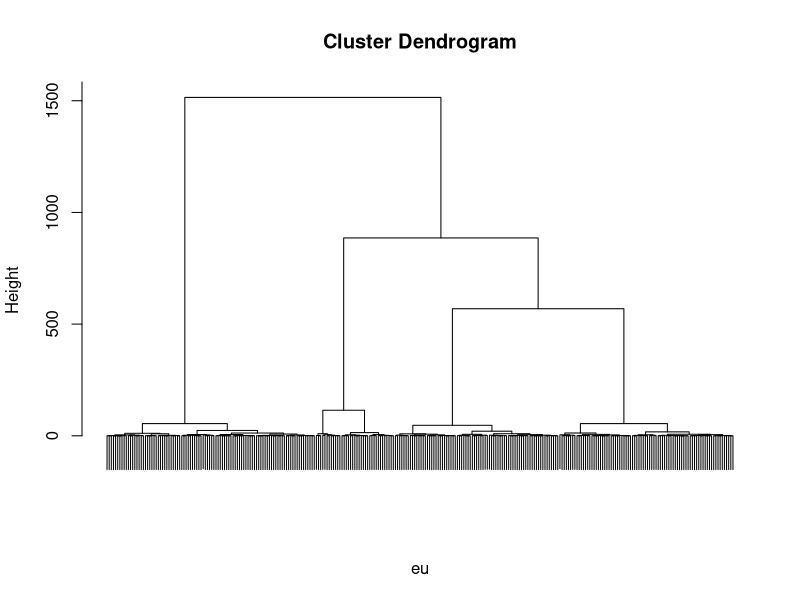
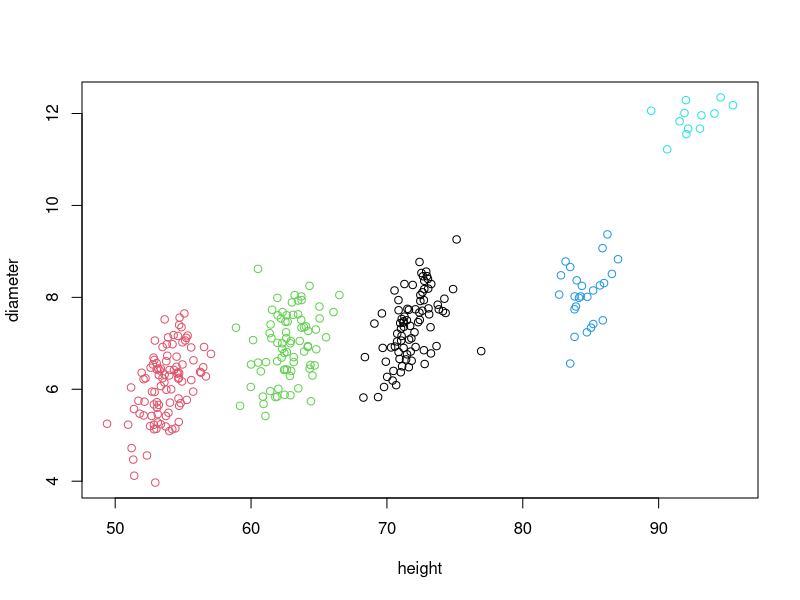

Reproduce these figures in R, in order.
df <- read.table("sequoia.txt")

eu <- dist(df, method='euclidean')
ward <- hclust(eu, method='ward.D')

plot(ward, labels = F, sub = "")
tree <- cutree(ward, k = 5)

plot(df, col = tree)

groups <- lapply (1 : 5, function (x) which(tree==x))
num <- lapply(groups,length)
means <- lapply(groups,mean)

# sempre meno alberi raggiungono altezza e diametro consistenti,
# che sono sinonimo dell'età, per via dei forti incendi che
# periodicamente accadono. Questi incendi sono così forti da 
# far cadere gli alberi troppo piccoli in quei momenti,
# lasciando dunque dei clusters ben separati?

pvalues <- rep(NA,length(groups))

for (i in 1:length(groups)){
  pvalues[i] <- shapiro.test(df[unlist(groups[i]),2])$p
}
# ok gaussian

k <- 10
alpha <- .1

IC.mean <- matrix (rep (0,k), nrow = k/2)
IC.var <- matrix (rep (0,k), nrow = k/2)

for (i in 1:k/2){
  x <- df[unlist(groups[i]),2]
  n <- length(x)
  m <- mean(x)
  s <- var(x)
  
  IC.mean[i,1] <- m - qt(1-alpha/(2*k), n-1)* sqrt(s/n)
  IC.mean[i,2] <-  m + qt(1-alpha/(2*k), n-1)* sqrt(s/n)
  
  IC.var[i,1] <- s * (n-1) / qchisq(1-alpha/(2*k), n-1)
  IC.var[i,2] <- s * (n-1) / qchisq(alpha/(2*k), n-1)
}

IC.mean
IC.var


